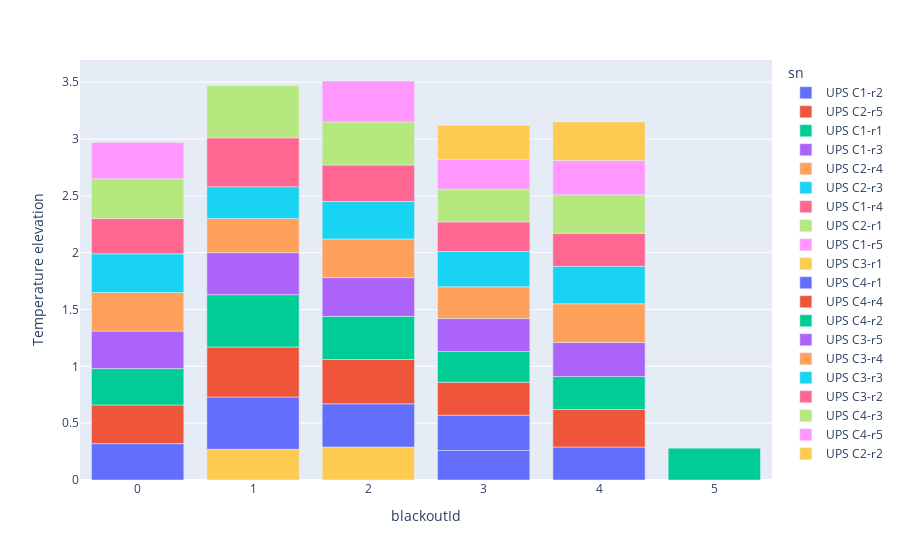

Notebook source saved alongside this figure:
### Code cell
fig = px.bar(globalDfROn,x="blackoutId",y="Temperature elevation",color="sn")
fig.show()

### Figure 1 — Plotly figure (JSON) as saved in the notebook; plotly's stock layout.template omitted (floating-point values rounded to 4 significant figures)
{"data": [{"alignmentgroup": "True", "hovertemplate": "sn=UPS C1-r2<br>blackoutId=%{x}<br>Temperature elevation=%{y}<extra></extra>", "legendgroup": "UPS C1-r2", "marker": {"color": "#636efa", "pattern": {"shape": ""}}, "name": "UPS C1-r2", "offsetgroup": "UPS C1-r2", "orientation": "v", "showlegend": true, "textposition": "auto", "type": "bar", "x": [0, 3, 3, 4], "xaxis": "x", "y": [0.32, 0.26, 0.31, 0.29], "yaxis": "y"}, {"alignmentgroup": "True", "hovertemplate": "sn=UPS C2-r5<br>blackoutId=%{x}<br>Temperature elevation=%{y}<extra></extra>", "legendgroup": "UPS C2-r5", "marker": {"color": "#EF553B", "pattern": {"shape": ""}}, "name": "UPS C2-r5", "offsetgroup": "UPS C2-r5", "orientation": "v", "showlegend": true, "textposition": "auto", "type": "bar", "x": [0, 3, 4], "xaxis": "x", "y": [0.34, 0.29, 0.33], "yaxis": "y"}, {"alignmentgroup": "True", "hovertemplate": "sn=UPS C1-r1<br>blackoutId=%{x}<br>Temperature elevation=%{y}<extra></extra>", "legendgroup": "UPS C1-r1", "marker": {"color": "#00cc96", "pattern": {"shape": ""}}, "name": "UPS C1-r1", "offsetgroup": "UPS C1-r1", "orientation": "v", "showlegend": true, "textposition": "auto", "type": "bar", "x": [0, 3, 4], "xaxis": "x", "y": [0.32, 0.27, 0.29], "yaxis": "y"}, {"alignmentgroup": "True", "hovertemplate": "sn=UPS C1-r3<br>blackoutId=%{x}<br>Temperature elevation=%{y}<extra></extra>", "legendgroup": "UPS C1-r3", "marker": {"color": "#ab63fa", "pattern": {"shape": ""}}, "name": "UPS C1-r3", "offsetgroup": "UPS C1-r3", "orientation": "v", "showlegend": true, "textposition": "auto", "type": "bar", "x": [0, 3, 4], "xaxis": "x", "y": [0.33, 0.29, 0.3], "yaxis": "y"}, {"alignmentgroup": "True", "hovertemplate": "sn=UPS C2-r4<br>blackoutId=%{x}<br>Temperature elevation=%{y}<extra></extra>", "legendgroup": "UPS C2-r4", "marker": {"color": "#FFA15A", "pattern": {"shape": ""}}, "name": "UPS C2-r4", "offsetgroup": "UPS C2-r4", "orientation": "v", "showlegend": true, "textposition": "auto", "type": "bar", "x": [0, 3, 4], "xaxis": "x", "y": [0.34, 0.28, 0.34], "yaxis": "y"}, {"alignmentgroup": "True", "hovertemplate": "sn=UPS C2-r3<br>blackoutId=%{x}<br>Temperature elevation=%{y}<extra></extra>", "legendgroup": "UPS C2-r3", "marker": {"color": "#19d3f3", "pattern": {"shape": ""}}, "name": "UPS C2-r3", "offsetgroup": "UPS C2-r3", "orientation": "v", "showlegend": true, "textposition": "auto", "type": "bar", "x": [0, 3, 4], "xaxis": "x", "y": [0.34, 0.31, 0.33], "yaxis": "y"}, {"alignmentgroup": "True", "hovertemplate": "sn=UPS C1-r4<br>blackoutId=%{x}<br>Temperature elevation=%{y}<extra></extra>", "legendgroup": "UPS C1-r4", "marker": {"color": "#FF6692", "pattern": {"shape": ""}}, "name": "UPS C1-r4", "offsetgroup": "UPS C1-r4", "orientation": "v", "showlegend": true, "textposition": "auto", "type": "bar", "x": [0, 3, 4], "xaxis": "x", "y": [0.31, 0.26, 0.29], "yaxis": "y"}, {"alignmentgroup": "True", "hovertemplate": "sn=UPS C2-r1<br>blackoutId=%{x}<br>Temperature elevation=%{y}<extra></extra>", "legendgroup": "UPS C2-r1", "marker": {"color": "#B6E880", "pattern": {"shape": ""}}, "name": "UPS C2-r1", "offsetgroup": "UPS C2-r1", "orientation": "v", "showlegend": true, "textposition": "auto", "type": "bar", "x": [0, 3, 4], "xaxis": "x", "y": [0.35, 0.29, 0.34], "yaxis": "y"}, {"alignmentgroup": "True", "hovertemplate": "sn=UPS C1-r5<br>blackoutId=%{x}<br>Temperature elevation=%{y}<extra></extra>", "legendgroup": "UPS C1-r5", "marker": {"color": "#FF97FF", "pattern": {"shape": ""}}, "name": "UPS C1-r5", "offsetgroup": "UPS C1-r5", "orientation": "v", "showlegend": true, "textposition": "auto", "type": "bar", "x": [0, 3, 4], "xaxis": "x", "y": [0.32, 0.26, 0.3], "yaxis": "y"}, {"alignmentgroup": "True", "hovertemplate": "sn=UPS C3-r1<br>blackoutId=%{x}<br>Temperature elevation=%{y}<extra></extra>", "legendgroup": "UPS C3-r1", "marker": {"color": "#FECB52", "pattern": {"shape": ""}}, "name": "UPS C3-r1", "offsetgroup": "UPS C3-r1", "orientation": "v", "showlegend": true, "textposition": "auto", "type": "bar", "x": [1, 2], "xaxis": "x", "y": [0.27, 0.29], "yaxis": "y"}, {"alignmentgroup": "True", "hovertemplate": "sn=UPS C4-r1<br>blackoutId=%{x}<br>Temperature elevation=%{y}<extra></extra>", "legendgroup": "UPS C4-r1", "marker": {"color": "#636efa", "pattern": {"shape": ""}}, "name": "UPS C4-r1", "offsetgroup": "UPS C4-r1", "orientation": "v", "showlegend": true, "textposition": "auto", "type": "bar", "x": [1, 2], "xaxis": "x", "y": [0.46, 0.38], "yaxis": "y"}, {"alignmentgroup": "True", "hovertemplate": "sn=UPS C4-r4<br>blackoutId=%{x}<br>Temperature elevation=%{y}<extra></extra>", "legendgroup": "UPS C4-r4", "marker": {"color": "#EF553B", "pattern": {"shape": ""}}, "name": "UPS C4-r4", "offsetgroup": "UPS C4-r4", "orientation": "v", "showlegend": true, "textposition": "auto", "type": "bar", "x": [1, 2], "xaxis": "x", "y": [0.44, 0.39], "yaxis": "y"}, {"alignmentgroup": "True", "hovertemplate": "sn=UPS C4-r2<br>blackoutId=%{x}<br>Temperature elevation=%{y}<extra></extra>", "legendgroup": "UPS C4-r2", "marker": {"color": "#00cc96", "pattern": {"shape": ""}}, "name": "UPS C4-r2", "offsetgroup": "UPS C4-r2", "orientation": "v", "showlegend": true, "textposition": "auto", "type": "bar", "x": [1, 2, 5], "xaxis": "x", "y": [0.46, 0.38, 0.28], "yaxis": "y"}, {"alignmentgroup": "True", "hovertemplate": "sn=UPS C3-r5<br>blackoutId=%{x}<br>Temperature elevation=%{y}<extra></extra>", "legendgroup": "UPS C3-r5", "marker": {"color": "#ab63fa", "pattern": {"shape": ""}}, "name": "UPS C3-r5", "offsetgroup": "UPS C3-r5", "orientation": "v", "showlegend": true, "textposition": "auto", "type": "bar", "x": [1, 2], "xaxis": "x", "y": [0.37, 0.34], "yaxis": "y"}, {"alignmentgroup": "True", "hovertemplate": "sn=UPS C3-r4<br>blackoutId=%{x}<br>Temperature elevation=%{y}<extra></extra>", "legendgroup": "UPS C3-r4", "marker": {"color": "#FFA15A", "pattern": {"shape": ""}}, "name": "UPS C3-r4", "offsetgroup": "UPS C3-r4", "orientation": "v", "showlegend": true, "textposition": "auto", "type": "bar", "x": [1, 2], "xaxis": "x", "y": [0.3, 0.34], "yaxis": "y"}, {"alignmentgroup": "True", "hovertemplate": "sn=UPS C3-r3<br>blackoutId=%{x}<br>Temperature elevation=%{y}<extra></extra>", "legendgroup": "UPS C3-r3", "marker": {"color": "#19d3f3", "pattern": {"shape": ""}}, "name": "UPS C3-r3", "offsetgroup": "UPS C3-r3", "orientation": "v", "showlegend": true, "textposition": "auto", "type": "bar", "x": [1, 2], "xaxis": "x", "y": [0.28, 0.33], "yaxis": "y"}, {"alignmentgroup": "True", "hovertemplate": "sn=UPS C3-r2<br>blackoutId=%{x}<br>Temperature elevation=%{y}<extra></extra>", "legendgroup": "UPS C3-r2", "marker": {"color": "#FF6692", "pattern": {"shape": ""}}, "name": "UPS C3-r2", "offsetgroup": "UPS C3-r2", "orientation": "v", "showlegend": true, "textposition": "auto", "type": "bar", "x": [1, 2], "xaxis": "x", "y": [0.43, 0.32], "yaxis": "y"}, {"alignmentgroup": "True", "hovertemplate": "sn=UPS C4-r3<br>blackoutId=%{x}<br>Temperature elevation=%{y}<extra></extra>", "legendgroup": "UPS C4-r3", "marker": {"color": "#B6E880", "pattern": {"shape": ""}}, "name": "UPS C4-r3", "offsetgroup": "UPS C4-r3", "orientation": "v", "showlegend": true, "textposition": "auto", "type": "bar", "x": [1, 2], "xaxis": "x", "y": [0.46, 0.38], "yaxis": "y"}, {"alignmentgroup": "True", "hovertemplate": "sn=UPS C4-r5<br>blackoutId=%{x}<br>Temperature elevation=%{y}<extra></extra>", "legendgroup": "UPS C4-r5", "marker": {"color": "#FF97FF", "pattern": {"shape": ""}}, "name": "UPS C4-r5", "offsetgroup": "UPS C4-r5", "orientation": "v", "showlegend": true, "textposition": "auto", "type": "bar", "x": [2], "xaxis": "x", "y": [0.36], "yaxis": "y"}, {"alignmentgroup": "True", "hovertemplate": "sn=UPS C2-r2<br>blackoutId=%{x}<br>Temperature elevation=%{y}<extra></extra>", "legendgroup": "UPS C2-r2", "marker": {"color": "#FECB52", "pattern": {"shape": ""}}, "name": "UPS C2-r2", "offsetgroup": "UPS C2-r2", "orientation": "v", "showlegend": true, "textposition": "auto", "type": "bar", "x": [3, 4], "xaxis": "x", "y": [0.3, 0.34], "yaxis": "y"}], "layout": {"autosize": true, "barmode": "relative", "legend": {"title": {"text": "sn"}, "tracegroupgap": 0}, "margin": {"t": 60}, "xaxis": {"anchor": "y", "autorange": true, "domain": [0, 1], "range": [-0.5, 5.5], "title": {"text": "blackoutId"}, "type": "linear"}, "yaxis": {"anchor": "x", "autorange": true, "domain": [0, 1], "range": [0, 3.695], "title": {"text": "Temperature elevation"}, "type": "linear"}}}
